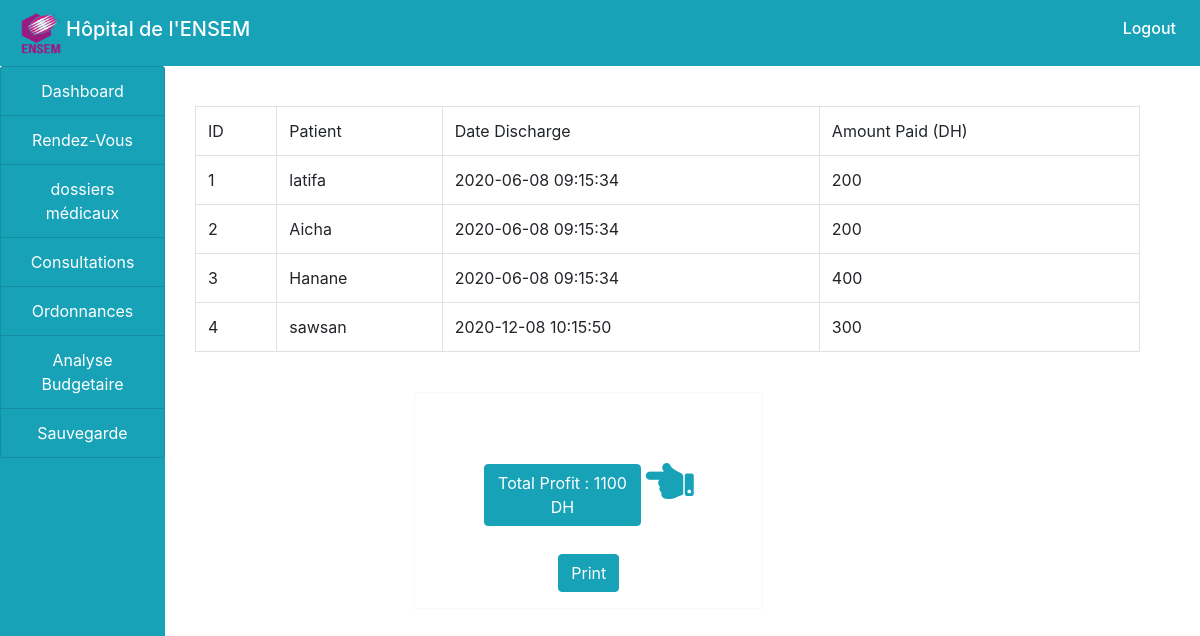
The page /Cabinet_Médical/doctor/income.php on the database its author committed.
### tables this page shows
CREATE TABLE `income` (
  `ID` int(200) NOT NULL AUTO_INCREMENT,
  `patient` varchar(100) NOT NULL,
  `date_discharge` varchar(100) NOT NULL,
  `amount_paid` varchar(100) NOT NULL,
  `description` varchar(100) NOT NULL,
  PRIMARY KEY (`ID`)
);

### Cabinet_Médical/doctor/income.php (the view, shortened to what this page needs)
  <!doctype html>
<html >
<head>
</head>
<body>
  <?php
  include("../include/header.php");
  include("../include/connection.php");
  ?>
  <div class="container-fluid">
  <div class="col-md-12">
  <div class="row">
  <div class="col-md-2" style="margin-left: -30px;">
  <?php
  include("sidenav.php");
  ?>
  </div>
  <div class="col-md-10">
  <h5 class="my-2 text-white">Profit</h5>
  <?php
  $query="SELECT * FROM income ";
  $res=mysqli_query($connect,$query);
  $output="";
  $output .="
    <table class='table  table-bordered'>
    <tr>
    <td>ID</td>
    <td>Patient</td>
    <td>Date Discharge</td>
    <td>Amount Paid (DH)</td>
    </tr>
    ";
      while($row=mysqli_fetch_array($res)){
        $output .="
        <tr>
        <td>".$row['ID']."</td>
        <td>".$row['patient']."</td>
        <td>".$row['date_discharge']."</td>
        <td>".$row['amount_paid']."</td>
        ";
      }
      $output .="
  </tr>
  </table>
";
echo $output;
?>
<div class="col-md-10">
  <div class="col-md-12">
  <div class="row">
  <div class="col-md-3" ></div>
  <?php
									$in=mysqli_query($connect,"SELECT sum(amount_paid) as profit FROM income");
									$row=mysqli_fetch_array($in);
									$inc=$row['profit'];
									?>
  <div class="col-md-6 ">
  <br>
  <div class="border border-light p-3 mb-4">
  <div class="text-center "><br>
    <button class="btn btn-info my-1" style="width:50%">Total Profit : <?php echo "$inc DH"; ?></button>  <i class="fa fa-hand-point-left fa-3x my-4" style="color:#17a2b8;"></i>
  </div>
  <br>
  <div class="text-center">
      <button onclick="window.print();" class="btn btn-info">Print</button>
      </div>
  </div>
  </div>
  <div class="col-md-3"></div>
  </div>
  </div>
  </div>
  </div>
  </div>
  </div>

### Cabinet_Médical/include/header.php (shortened to what this page needs)
<!DOCTYPE html>
<html>
<head>
    <link rel="stylesheet" type="text/css" href="https://stackpath.bootstrapcdn.com/bootstrap/4.5.2/css/bootstrap.min.css">
    <link rel="stylesheet" type="text/css" href="https://stackpath.bootstrapcdn.com/font-awesome/4.7.0/css/font-awesome.min.css">
    <link rel="stylesheet" type="text/css" href="https://cdnjs.cloudflare.com/ajax/libs/font-awesome/5.13.0/css/all.min.css">
</head>
<body>
    <nav class="navbar navbar-expand-lg navbar-info bg-info">
        <header><img src="../img/logo.png" WIDTH=50 HEIGHT=50 alt="logo"></img></header>
        <h5 class="text-white"> Hôpital de l'ENSEM </h5>
        <ul class="navbar-nav">
            <li class="nav-item"><a href="../index.php" class="nav-link text-white" ><h6>Logout</h6></a></li>
        </ul>
    </nav>
</body>
</html>

### Cabinet_Médical/doctor/sidenav.php (shortened to what this page needs)
<!DOCTYPE html>
<html>
<head>
</head>
<body>
<div class="list-group bg-info" style="height: 90vh;">
					<a href="index.php" class="list-group-item list-group-item-action bg-info text-center text-white">Dashboard</a>
					<a href="appointment.php" class="list-group-item list-group-item-action bg-info text-center text-white">Rendez-Vous</a>
					<a href="dossier.php" class="list-group-item list-group-item-action bg-info text-center text-white">dossiers médicaux</a>
					<a href="consultation.php" class="list-group-item list-group-item-action bg-info text-center text-white">Consultations</a>
					<a href="ordonnance.php" class="list-group-item list-group-item-action bg-info text-center text-white">Ordonnances</a>
					<a href="income.php" class="list-group-item list-group-item-action bg-info text-center text-white">Analyse Budgetaire</a>
					<a href="sauvegarde.php" class="list-group-item list-group-item-action bg-info text-center text-white">Sauvegarde</a>
</div>
</body>
</html>

### rows shown on the page
income: ID "1", patient "latifa", date_discharge "2020-06-08 09:15:34", amount_paid "200"
income: ID "2", patient "Aicha", date_discharge "2020-06-08 09:15:34", amount_paid "200"
income: ID "3", patient "Hanane", date_discharge "2020-06-08 09:15:34", amount_paid "400"
income: ID "4", patient "sawsan", date_discharge "2020-12-08 10:15:50", amount_paid "300"

### other values the page prints
$inc "1100"
